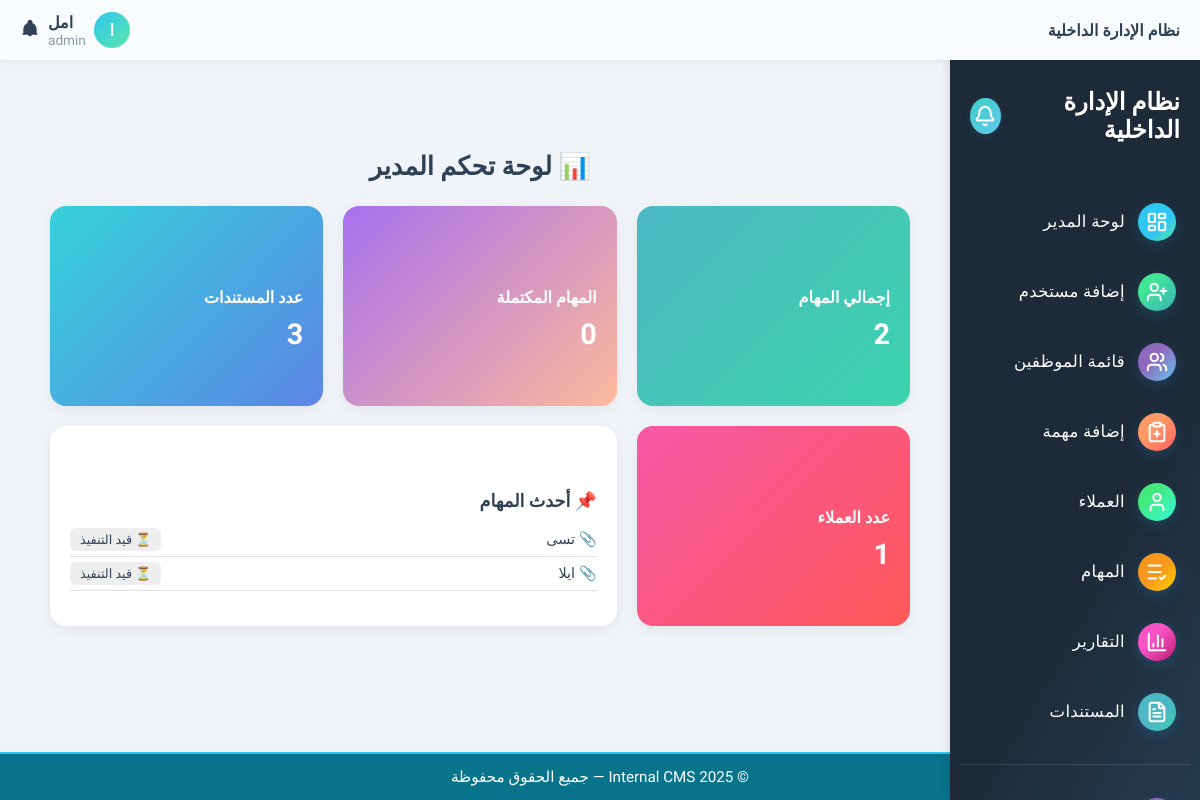
The app's page / (signed in), older data.
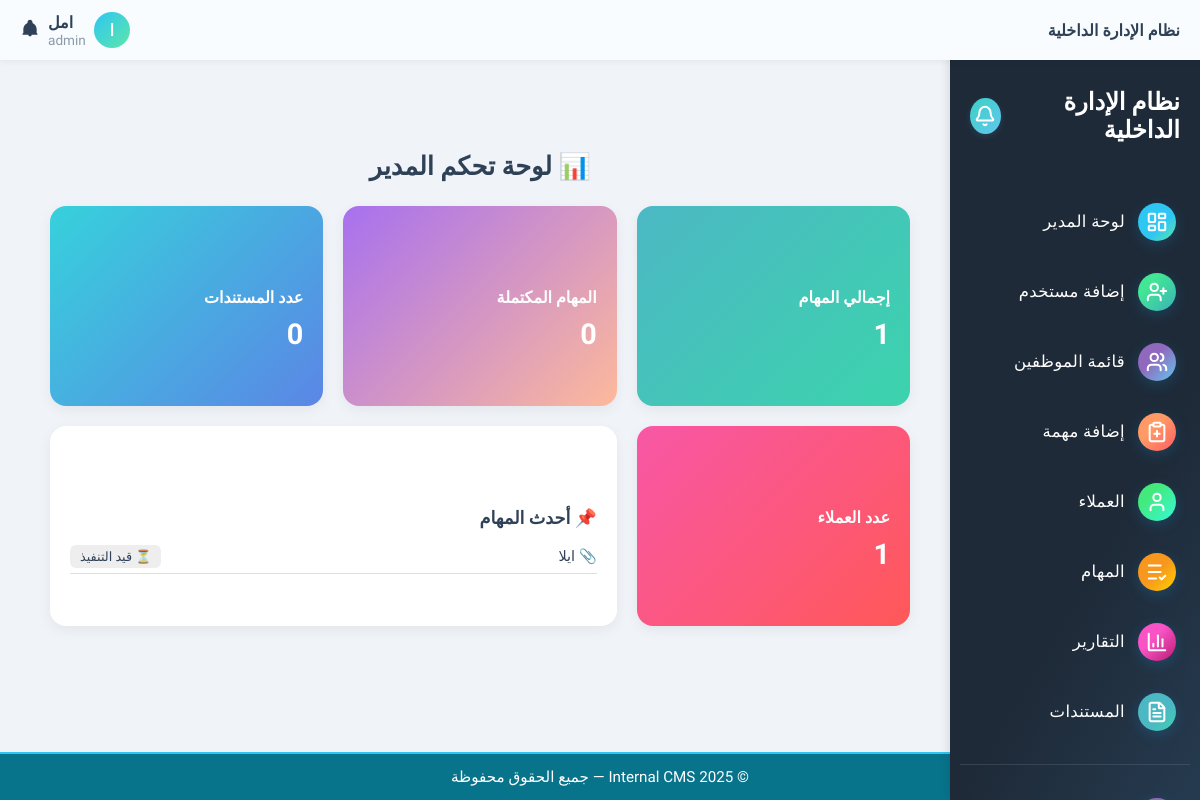
The same page, newer data.
### tasks/models.py (models this page shows, shortened)
class Task(models.Model):
    STATUS_CHOICES = [
        ('pending', 'قيد التنفيذ'),
        ('completed', 'منتهية'),
        ('overdue', 'متأخرة'),
    ]
    title = models.CharField(max_length=255, verbose_name='عنوان المهمة')
    description = models.TextField(blank=True, verbose_name='الوصف')
    assigned_to = models.ForeignKey(User, on_delete=models.SET_NULL, null=True, blank=True, verbose_name='الموظف المكلّف')
    client = models.ForeignKey(Client, on_delete=models.SET_NULL, null=True, blank=True, verbose_name='العميل')
    status = models.CharField(max_length=20, choices=STATUS_CHOICES, default='pending', verbose_name='الحالة')
    due_date = models.DateField(null=True, blank=True, verbose_name='تاريخ الاستحقاق')
    file_url = models.URLField(max_length=1024, blank=True, null=True, verbose_name='رابط الملف')
    file_path = models.CharField(max_length=512, blank=True, null=True, verbose_name='مسار الملف')
    documents = models.ManyToManyField('content.Document', blank=True, verbose_name='مستندات إضافية')
    created_at = models.DateTimeField(auto_now_add=True, verbose_name='تاريخ الإنشاء')
    class Meta:
        verbose_name = 'مهمة'
        verbose_name_plural = 'المهام'
        ordering = ['-created_at']  # ترتيب المهام الأحدث أولاً

### core/views.py (the view, shortened to what this page needs)
# urls.py: path('', views.dashboard_view, name='dashboard'),
@login_required
def dashboard_view(request):
    try:
        profile = request.user.userprofile
        role = getattr(profile.role, 'name', 'viewer')
    except UserProfile.DoesNotExist:
        role = 'viewer'
    context = {
        'role': role,
        'total_clients': 0,
        'total_tasks': 0,
        'total_documents': 0,
        'tasks_pending': 0,
        'tasks_completed': 0,
        'tasks_overdue': 0,
        'latest_tasks': [],
    }
    if role == 'admin':
        context.update({
            'total_clients': Client.objects.count(),
            'total_tasks': Task.objects.count(),
            'total_documents': Document.objects.count(),
            'tasks_pending': Task.objects.filter(status='pending').count(),
            'tasks_completed': Task.objects.filter(status='completed').count(),
            'tasks_overdue': Task.objects.filter(status='overdue').count(),
            'latest_tasks': Task.objects.select_related('assigned_to').order_by('-created_at')[:5],
        })
    elif role == 'viewer':
        context['total_documents'] = Document.objects.filter(uploaded_by=request.user).count()
    template_map = {
        'admin': 'core/admin_dashboard.html',
        'staff': 'core/staff_dashboard.html',
        'viewer': 'core/viewer_dashboard.html',
    }
    template = template_map.get(role, 'core/admin_dashboard.html')
    return render(request, template, context)

### core/context_processors.py (called while the page is built)
def user_role(request):
    role = None
    if request.user.is_authenticated:
        if hasattr(request.user, 'userprofile'):
            role = request.user.userprofile.role.name
    return {'role': role}

### templates/core/admin_dashboard.html (shortened to what this page needs)
{% extends 'base.html' %}
{% load static %}
{% block content %}
<div class="reports-container">
  <h2 class="section-title">📊 لوحة تحكم المدير</h2>
  <div class="cards-grid">
    <a href="{% url 'task_list' %}" class="report-card gradient-green card-link">
      <h5>إجمالي المهام</h5>
      <p>{{ total_tasks }}</p>
    </a>
    <a href="{% url 'task_list' %}" class="report-card gradient-purple card-link">
      <h5>المهام المكتملة</h5>
      <p>{{ tasks_completed|default:"0" }}</p>
    </a>
    <a href="{% url 'document_list' %}" class="report-card gradient-blue card-link">
      <h5>عدد المستندات</h5>
      <p>{{ total_documents }}</p>
    </a>
    <a href="{% url 'client_list' %}" class="report-card gradient-pink card-link">
      <h5>عدد العملاء</h5>
      <p>{{ total_clients }}</p>
    </a>
    <div class="report-card white-card task-preview-card span-2">
      <h5 style="color:#2F4157;">📌 أحدث المهام</h5>
      <ul class="task-list">
        {% if latest_tasks %}
          {% for task in latest_tasks|slice:":3" %}
            <li class="task-item">
              <div class="task-title">
                <a href="{% url 'task_detail' task.id %}">📎 {{ task.title }}</a>
              </div>
              <div class="task-status">
                {% if task.status == 'pending' %}
                  <span class="status status-pending">⏳ قيد التنفيذ</span>
                {% elif task.status == 'completed' %}
                  <span class="status status-completed">✅ منتهية</span>
                {% elif task.status == 'overdue' %}
                  <span class="status status-overdue">⏰ متأخرة</span>
                {% endif %}
              </div>
            </li>
          {% endfor %}
        {% else %}
          <li class="task-item" style="justify-content: center; color: #9ba9bb;">
            لا توجد مهام حتى الآن.
          </li>
        {% endif %}
      </ul>
    </div>
  </div>
</div>
{% endblock %}

Row changes from the older to the newer data that the page shows:
removed Task: title "تسى", status "⏳ قيد التنفيذ"
Text that changed along with them:
{{ total_tasks }}: "2" → "1"
{{ total_documents }}: "3" → "0"
